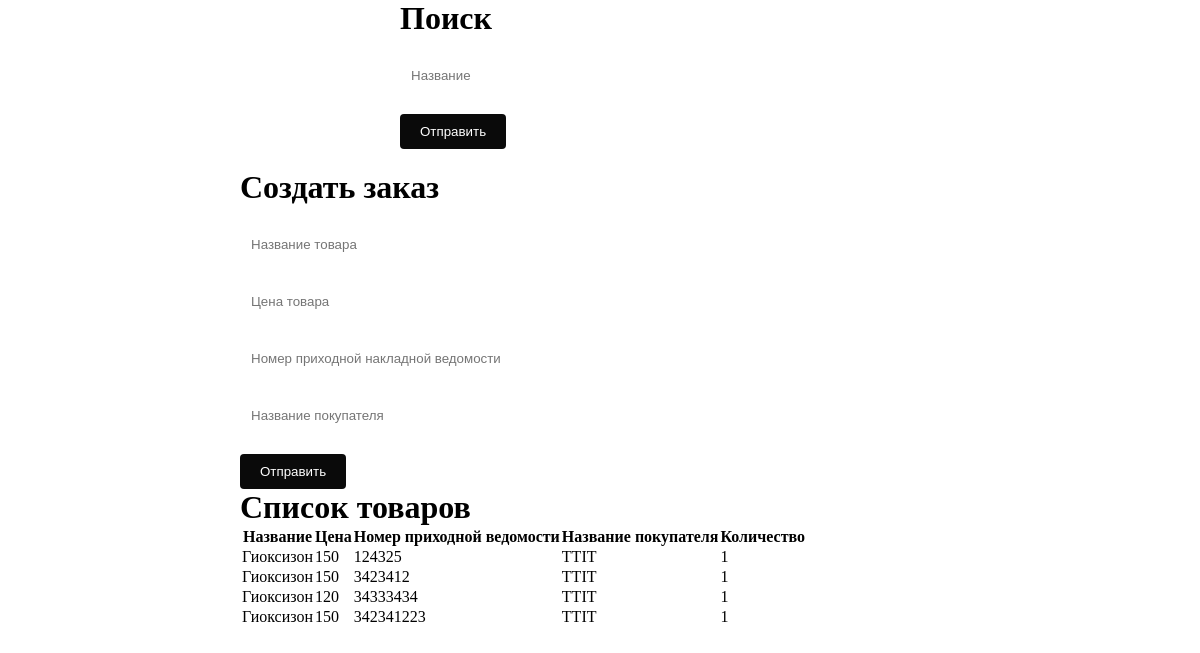
Screenshot of /user.php (signed in) with the database file from the repository.
### tables this page shows
CREATE TABLE `orders` (
  `user_id` int(11) NOT NULL,
  `name` varchar(100) NOT NULL,
  `price` decimal(10,0) NOT NULL,
  `goods_invoice` int(11) NOT NULL,
  `id` int(11) NOT NULL,
  `company` varchar(120) NOT NULL,
  `quantity` varchar(100) NOT NULL
);

### user.php (the view, shortened to what this page needs)
<!DOCTYPE html>
<html lang="ru">
<head>
    <link href="css/style.css" rel="stylesheet">
</head>
<body>
<div class="apteka mt-4">
    <?php if(($_COOKIE['user'] ?? '') === ''): ?>
    <div class="row">
        <div class="col">
            <h1>Регистрация</h1>
            <form class="registration" action="validationForm/check.php" method="post">
                <label><input type="text" class="form-control" name="name" id="name"
                              placeholder="Введите имя"></label>
                <br>
                <label><input type="text" class="form-control" name="login" id="login"
                              placeholder="Введите логин"></label>
                <br>
                <label><input type="password" class="form-control" name="pass" id="pass"
                              placeholder="Введите пароль"></label>
                <br>
                <button class="btn btn-success" type="submit">Зарегистрироваться</button>
            </form>
        </div>
        <div class="col">
            <h1>Авторизация</h1>
            <form class="auth" action="validationForm/auth.php" method="post">
                <label><input type="text" class="form-control" name="login" id="login"
                              placeholder="Введите логин"></label><br>
                <label><input type="password" class="form-control" name="pass" id="pass"
                              placeholder="Введите пароль"></label><br>
                <button class="btn btn-success" type="submit">Войти</button>
            </form>
        </div>
        <?php else:?>
        <div class="search">
            <h1>Поиск</h1>
            <form action="search/search.php" method="post">
                <label><input type="text" class="form-control" name="search" id="search" placeholder="Название"></label><br>
                <button class="btn btn-success" type="submit">Отправить</button>
            </form>
        </div>
        <div class="container mt-4">
            <div class="row">
                <div class="col">
                    <h1>Создать заказ </h1>
                    <form action="create/order.php" method="post">
                        <label><input type="text" class="form-name" name="name" id="name"
                                      placeholder="Название товара"></label><br>
                        <label><input type="text" class="form-price" name="price" id="price"
                                      placeholder="Цена товара"></label><br>
                        <label><input type="text" class="form-goods_invoice" name="goods_invoice" id="goods_invoice"
                                      placeholder="Номер приходной накладной ведомости"></label><br>
                        <label><input type="text" class="form-company" name="company" id="company"
                                      placeholder="Название покупателя"></label><br>
                        <button class="btn btn-success" type="submit">Отправить</button>
                    </form>
                </div>
                <div class="col">
                    <h1>Список товаров</h1>
                    <?php
                    require_once 'create/connect.php';
                    $itemsResult = mysqli_query($connect, "SELECT * FROM `orders`");
                    ?>
                    <table>
                        <thead>
                        <tr>
                            <th>Название</th>
                            <th>Цена</th>
                            <th>Номер приходной ведомости</th>
                            <th>Название покупателя</th>
                            <th>Количество</th>
                        </tr>
                        </thead>
                        <tbody>
                        <?php while ($item = mysqli_fetch_assoc($itemsResult)) { ?>
                            <tr>
                                <td><?= $item['name'] ?></td>
                                <td><?= $item['price'] ?></td>
                                <td><?= $item['goods_invoice'] ?></td>
                                <td><?= $item['company'] ?></td>
                                <td><?= $item['quantity'] ?></td>
                            </tr>
                        <?php } ?>
                        </tbody>
                    </table>
                </div>
            </div>
        </div>
        <?php endif; ?>
    </div>
</body>
</html>

### css/style.css (style rules this page uses)
* { margin: 0; padding: 0; box-sizing: border-box; }
.row { margin-left: 100px; }
input { margin-top: 20px; width: 330px; padding: 10px; border: 1px solid #ffffff; border-radius: 4px; }
button { margin-top: 20px; padding: 10px 20px; background-color: #0a0a0a; color: white; border: none; border-radius: 4px; cursor: pointer; }
.container { max-width: 960px; margin: 0 auto; padding: 20px; }
.search { margin: auto; width: 400px; }

### rows the page displays
orders: name "Гиоксизон", price "150", goods_invoice "124325", company "TTIT", quantity "1"
orders: name "Гиоксизон", price "150", goods_invoice "3423412", company "TTIT", quantity "1"
orders: name "Гиоксизон", price "120", goods_invoice "34333434", company "TTIT", quantity "1"
orders: name "Гиоксизон", price "150", goods_invoice "342341223", company "TTIT", quantity "1"
